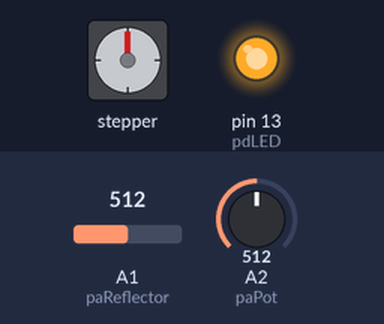
A sketch run on a simulated Arduino Uno, built with avr-gcc and run on an emulated ATmega328P. Shown: stepper motor, output pins drawn as LEDs (lit = HIGH). Wiring (inferred from the names in the program): stepper motor (2048 steps per turn assumed): coils pin 2, pin 4, pin 3, pin 5. Dashed ring = blinking. The test bench sets the inputs (shaded band); at power-on: A2 (paPot) = 512, A1 (paReflector) = 512. Pins used as bus, display or sensor lines are not drawn; what the sketch prints to the serial monitor is not drawn.

Above: at 1.7 s.
1.8 s: A2 (paPot) set to 900
At 2.95 s:
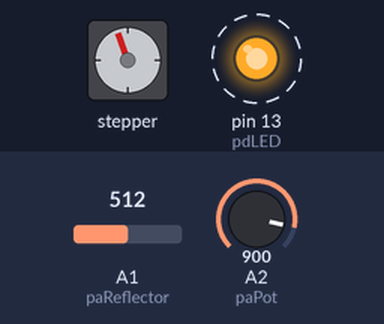
At 4.97 s:
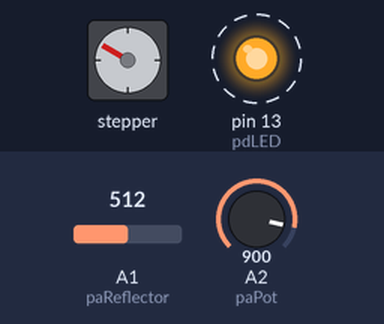
5.3 s: A1 (paReflector) set to 108
At 7.0 s:
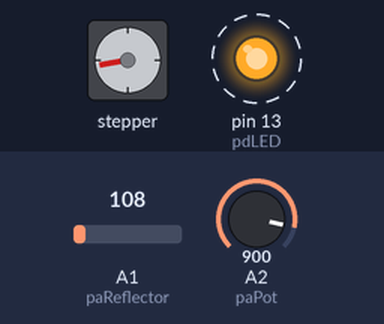
8.8 s: A1 (paReflector) set to 94
At 10.0 s:
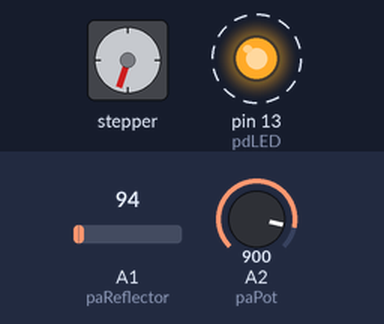
12.3 s: A2 (paPot) set to 716
15.8 s: A2 (paPot) set to 1023
19.3 s: A2 (paPot) set to 900
Timing chart, 0 to 23.8 s (numbered marks = the images above; inputs shaded):
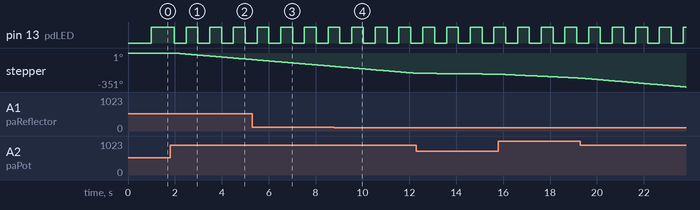

The sketch:

three_phase_stepper_direct_h_bridge.ino
```cpp
/*
  Charles B. Malloch, PhD  2012-12-29
  v0.2.0

  Test running a three-phase stepper motor (from a diskette drive) powered via a L293 dual H-bridge chip
  Can run only so fast without feedback. Testing feedback now.
*/

#define BAUDRATE 115200

#define paPot 2
#define paReflector 1

#define motorA 2
#define motorB 3
#define motorC 4
#define motorD 5

#define pdLED 13
#define BLINK_INTERVAL 500

#define MIN_STEPS_PER_SECOND 1.0
#define MAX_STEPS_PER_SECOND 2400.0

#include <LogarithmicScale.h>

/*
  L293NE (no internal clamp diodes, RoHS)
    pins 1, 9 (enable pins) strapped high
    pin 8 (Vcc2 motor power) to Arduino Vin
    pins 4, 5, 12, 13 (GND) to Arduino GND
    pins 2, 7, 10, 15 (1A, 2A, 3A, 4A motor control) to Arduino pins D2, D3, D4, D5
    pins 3, 6, 11, 14 (1Y, 2Y, 3Y, 4Y motor power) to motor ROYG

    sensor setup:
      power to LED and photodiode
      photodiode to yellow sense wire and through br-g-bl-red (15K) resistor to ground
      LED through 330R resistor to ground
*/

unsigned short motorPins[] = { motorA, motorB, motorC, motorD };

// looks like the fourth wire is a ground?

unsigned short sequence[][4] = {
                                { 1, 0, 0, 0 },
                                { 0, 1, 0, 0 },
                                { 0, 0, 1, 0 },
                               };
/*
unsigned short sequence[][4] = {
                                { 1, 0, 0, 0 },
                                { 1, 1, 0, 0 },
                                { 0, 1, 0, 0 },
                                { 0, 1, 1, 0 },
                                { 0, 0, 1, 0 },
                                { 0, 0, 1, 1 },
                                { 0, 0, 0, 1 },
                                { 1, 0, 0, 1 },
                               };
 */

/*

  17.89 strobe stops 2400 steps per second of motor, so 2400 / 17.89 steps per revolution = 134
  2.72 strobe stops 33.5 steps per second. 33.5 / 2.72 = 12.3 steps per revolution
  8.82 125.00 14.1
  17..61 2436.83 = 138
*/

int reflectorValue = 0;

int potValue = 0;
int nSteps;
int dir = 1;

LogarithmicScale lsPot;

void setup() {
	Serial.begin(BAUDRATE);

  for (int i = 0; i < 4; i++) {
    pinMode (motorPins[i], OUTPUT);
    digitalWrite (motorPins[i], LOW);
  }

  pinMode(pdLED, OUTPUT);

  nSteps = sizeof(sequence) / sizeof(unsigned short) / 4;
	Serial.println (nSteps);

  lsPot.init(MIN_STEPS_PER_SECOND, MAX_STEPS_PER_SECOND, 0, 511);  // steps per second

}

void loop() {

  float stepsPerSecond;
  unsigned long usPerStep;
  long usRemaining;
  long msRemaining;
  static unsigned long now, loopIterationBegunAt_us, lastBlinkAt_ms = 0;
  static short currentStep = 0;

  now = millis();
  loopIterationBegunAt_us = micros();

  potValue = analogRead(paPot) - 512;
  // Serial.print ("Pot: ");
  // Serial.print (potValue);
  // Serial.print ("   ");

  reflectorValue = analogRead(paReflector);
  Serial.print ("Refl: ");
  Serial.print (reflectorValue);
  Serial.print ("   ");

	if (potValue >= 1) {
		dir = 1;
	} else if (potValue < 0) {
		potValue = -potValue;
		dir = -1;
	} else {
		potValue = 1;
		dir = 1;
	}

  // make one step
  currentStep = ( ( currentStep + nSteps ) + dir ) % nSteps;
  // Serial.print ("Step ");
  // Serial.print (currentStep);
  for (int i = 0; i < 4; i++) {
    digitalWrite (motorPins[i], sequence[currentStep][i]);
    // Serial.print ("  ");
    // Serial.print (sequence[currentStep][i]);
  }

  // Serial.println ();


  if ((now - lastBlinkAt_ms) > BLINK_INTERVAL) {
    digitalWrite (pdLED, 1 - digitalRead(pdLED));
    lastBlinkAt_ms = now;
  }

  // delay to get proper loop rate
  stepsPerSecond = lsPot.value(potValue);
  usPerStep = 1000000.0 / stepsPerSecond;
  usRemaining = usPerStep - (micros() - loopIterationBegunAt_us);
  Serial.print ("                                          ");
  Serial.print (stepsPerSecond);
  Serial.print ("  ");
  // Serial.print (usPerStep);
  // Serial.print ("  ");
  Serial.print (usRemaining);
  Serial.println ();
  if (usRemaining >= 16384) {
    delay (usRemaining / 1000);
  } else if (usRemaining > 0) {
    delayMicroseconds (usRemaining);
  } else {
    Serial.print ("Warning! Cannot step that fast. Loop time = ");
    Serial.print (micros() - loopIterationBegunAt_us);
    Serial.println ();
  }
}
```

Measured:
- the behaviour switches between 100 and 99 on A1 (paReflector) (found by bisection; images 3 and 4)
- after the input at 1.8 s, pin 13 (pdLED): alternates HIGH for 0.50 s and LOW for 0.50 s, starting after 0.67 s; stepper: keeps turning counter-clockwise at about 20°/s, starting after 0.20 s
